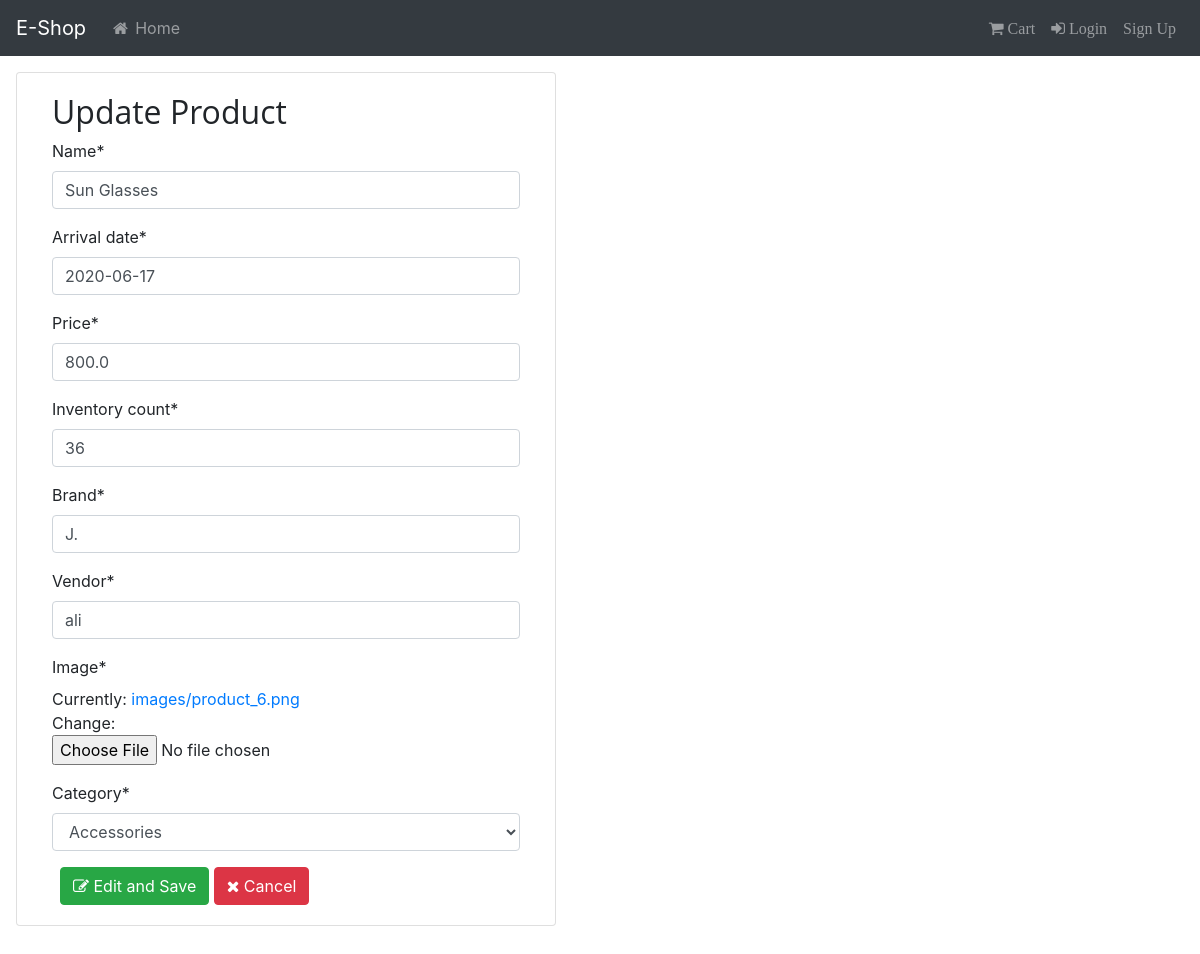
/update_product/14, run on the app's committed database.
### ecommerce_app/models.py (models this page shows, shortened)
class Product(models.Model):
    name = models.CharField(max_length=100)
    arrival_date = models.DateField()
    price = models.FloatField()
    inventory_count = models.IntegerField(default=0)
    brand = models.CharField(max_length=100)
    vendor = models.CharField(max_length=100)
    image = models.ImageField(upload_to='images/')
    category = models.ForeignKey(ProductCategory, on_delete = models.CASCADE)

class ProductCategory(models.Model):
    category = models.CharField(max_length=100)
    def __str__(self):
        return self.category

### ecommerce_app/views.py (the view)
# urls.py: path('update_product/<int:id>', views.update_product, name='update_product'),
def update_product(request, id):
    context = {}
    obj = get_object_or_404(Product, id = id)
    form = ProductForm(request.POST or None, request.FILES or None, instance = obj)
    if form.is_valid():
        form.save()
        return redirect("ecommerce_app:all_products")
    context["form"] = form
    return render(request, "products/crud/update_product.html", context)

### ecommerce_app/forms.py
class ProductForm(forms.ModelForm):
    class Meta:
        model = Product
        fields = ['name', 'arrival_date', 'price', 'inventory_count',
                  'brand', 'vendor', 'image', 'category']

### templates/products/crud/update_product.html (shortened to what this page needs)
{% extends 'base.html' %}
{% block content %}
{% load crispy_forms_tags %}
<br />
<br />
<br />
<div class="card ml-3" style="width: 45%; height: 30%;">
    <div class="card-body">
        <div class="container">
            <h2 style="font-family: 'Open Sans';">Update Product</h2>
            <form method="post" enctype="multipart/form-data">
                {% csrf_token %} {{ form|crispy }}
                <button name="edit" type="submit" class="btn btn-success ml-2"><i class="fa fa-edit"></i> Edit and Save</button>
                <a href="{% url 'ecommerce_app:all_products' %}" class="btn btn-danger" role="button"><i class="fa fa-times"></i> Cancel</a>
            </form>
        </div>
    </div>
</div>
<br />
{% endblock %}

### static/css/main.css (style rules this page uses)
body { margin-right: 10px; overflow-x: hidden; }

### data on the page
Product: name "Sun Glasses", arrival_date "2020-06-17", price "800.0", inventory_count "36", brand "J.", vendor "ali"
ProductCategory: category "Accessories"
